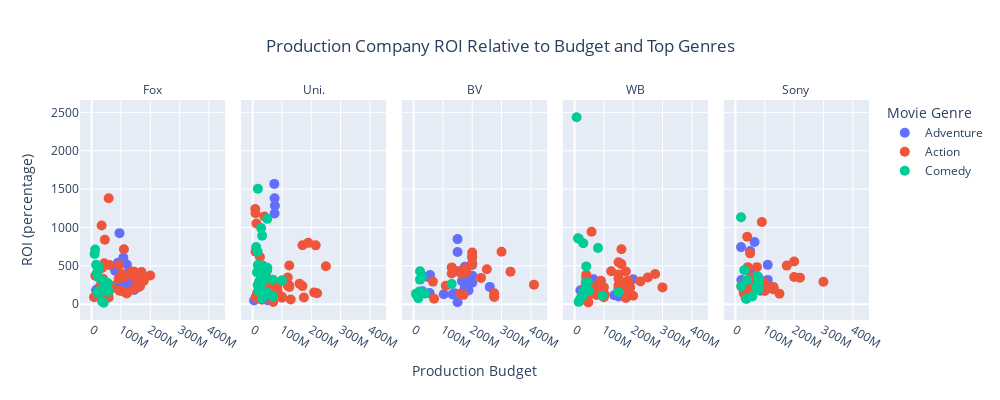

The code cell stored with this chart in its notebook:
### Markdown cell above
The last visualization will be a scatter plot. To create the visual will again utilize our top_genres data frame but will now visualize the top production companies, the top genres, and the relationship between movie budgets and ROIs.

### Code cell
#Create a scatter plot with Ploty which highlights the distribution of ROI and production budget
#produced by top genres and top studios
fig = px.scatter(data_frame = top_genres, x="production_budget", y="ROI_(percentage)", color='genre_1',
                facet_col = 'studio',
                title = "Production Company ROI Relative to Budget and Top Genres",
                width=1000, height=400, facet_col_wrap=5,
                labels = {'production_budget': 'Production Budget', 'production_budget': 'Production Budget', 
                          'production_budget': 'Production Budget', 'ROI_(percentage)': 'ROI (percentage)',
                         'genre_1': 'Movie Genre'})
fig.for_each_annotation(lambda a: a.update(text=a.text.split("=")[1]))
fig.update_layout(
    title={
        'y':0.9,
        'x':0.5,
        'xanchor': 'center',
        'yanchor': 'top'})
fig['layout']['xaxis']['title']['text'] = ''
fig['layout']['xaxis2']['title']['text'] = ''
fig['layout']['xaxis4']['title']['text'] = ''
fig['layout']['xaxis5']['title']['text'] = ''
fig.update_traces(marker=dict(size=10),
                  selector=dict(mode='markers'))
fig.show()

### Figure 1 — Plotly figure (JSON) as saved in the notebook; plotly's stock layout.template omitted (floating-point values rounded to 4 significant figures)
{"data": [{"hovertemplate": "Movie Genre=Adventure<br>studio=Fox<br>Production Budget=%{x}<br>ROI (percentage)=%{y}<extra></extra>", "legendgroup": "Adventure", "marker": {"color": "#636efa", "size": 10, "symbol": "circle"}, "mode": "markers", "name": "Adventure", "orientation": "v", "showlegend": true, "type": "scatter", "x": [91000000, 120000000, 15000000, 100000000, 145000000, 155000000, 20000000, 112000000, 90000000, 125000000, 80000000, 95000000, 125000000, 90000000, 135000000, 132000000, 130000000, 99000000, 127000000, 33000000, 90000000, 111000000, 105000000, 108000000, 125000000], "xaxis": "x", "y": [206.4, 517.4, 183.1, 262.8, 186.1, 269.8, 198.4, 207.2, 541.7, 322.0, 436.4, 926.1, 275.3, 223.2, 212.5, 278.0, 379.1, 252.6, 278.5, 230.0, 277.2, 261.1, 383.0, 606.7, 408.7], "yaxis": "y"}, {"hovertemplate": "Movie Genre=Adventure<br>studio=Uni.<br>Production Budget=%{x}<br>ROI (percentage)=%{y}<extra></extra>", "legendgroup": "Adventure", "marker": {"color": "#636efa", "size": 10, "symbol": "circle"}, "mode": "markers", "name": "Adventure", "orientation": "v", "showlegend": false, "type": "scatter", "x": [30000000, 40000000, 40000000, 50000000, 63000000, 76000000, 35000000, 40000000, 74000000, 75000000, 75000000, 5000000], "xaxis": "x2", "y": [363.2, 252.9, 228.6, 52.24, 299.5, 1283.0, 501.0, 391.4, 1568.0, 1182.0, 1380.0, 47.38], "yaxis": "y2"}, {"hovertemplate": "Movie Genre=Adventure<br>studio=BV<br>Production Budget=%{x}<br>ROI (percentage)=%{y}<extra></extra>", "legendgroup": "Adventure", "marker": {"color": "#636efa", "size": 10, "symbol": "circle"}, "mode": "markers", "name": "Adventure", "orientation": "v", "showlegend": false, "type": "scatter", "x": [260000000, 200000000, 45000000, 200000000, 185000000, 150000000, 30000000, 200000000, 103000000, 165000000, 187500000, 175000000, 56200000, 200000000, 55000000, 150000000, 175000000, 170000000, 150000000, 150000000, 175000000, 140000000, 132900000], "xaxis": "x3", "y": [225.6, 534.4, 357.7, 280.1, 299.8, 26.37, 167.2, 371.8, 129.5, 300.9, 178.0, 488.1, 379.2, 510.6, 144.2, 848.3, 456.0, 162.9, 679.6, 425.0, 219.2, 142.6, 128.1], "yaxis": "y3"}, {"hovertemplate": "Movie Genre=Adventure<br>studio=WB<br>Production Budget=%{x}<br>ROI (percentage)=%{y}<extra></extra>", "legendgroup": "Adventure", "marker": {"color": "#636efa", "size": 10, "symbol": "circle"}, "mode": "markers", "name": "Adventure", "orientation": "v", "showlegend": false, "type": "scatter", "x": [65000000, 20000000, 80000000, 135000000, 25000000, 150000000, 200000000, 70000000, 80000000], "xaxis": "x4", "y": [325.8, 181.3, 256.0, 117.0, 84.15, 101.0, 326.1, 261.9, 267.1], "yaxis": "y4"}, {"hovertemplate": "Movie Genre=Adventure<br>studio=Sony<br>Production Budget=%{x}<br>ROI (percentage)=%{y}<extra></extra>", "legendgroup": "Adventure", "marker": {"color": "#636efa", "size": 10, "symbol": "circle"}, "mode": "markers", "name": "Adventure", "orientation": "v", "showlegend": false, "type": "scatter", "x": [110000000, 58000000, 85000000, 55000000, 19000000, 78000000, 110000000, 60000000, 25000000, 20000000, 50000000, 50000000, 65000000, 35000000], "xaxis": "x5", "y": [512.5, 274.0, 176.1, 247.5, 743.9, 351.8, 316.9, 329.3, 209.7, 313.8, 433.1, 694.3, 810.9, 266.5], "yaxis": "y5"}, {"hovertemplate": "Movie Genre=Action<br>studio=Fox<br>Production Budget=%{x}<br>ROI (percentage)=%{y}<extra></extra>", "legendgroup": "Action", "marker": {"color": "#EF553B", "size": 10, "symbol": "circle"}, "mode": "markers", "name": "Action", "orientation": "v", "showlegend": true, "type": "scatter", "x": [110000000, 95000000, 135000000, 58000000, 12500000, 160000000, 55000000, 93000000, 45000000, 40000000, 115000000, 58000000, 32000000, 120000000, 140000000, 65000000, 92000000, 67500000, 165000000, 35000000, 145000000, 135000000, 34000000, 200000000, 38000000, 170000000, 140000000, 42000000, 43000000, 35000000, 69000000, 178000000, 152000000, 61000000, 34000000, 8000000, 104000000, 110000000], "xaxis": "x", "y": [161.1, 174.4, 424.5, 86.84, 371.0, 222.1, 122.1, 506.4, 839.6, 318.1, 362.1, 1381.0, 257.3, 139.9, 191.7, 241.5, 330.7, 203.7, 232.8, 471.7, 423.9, 394.8, 1024.0, 373.9, 333.1, 418.0, 369.7, 137.7, 534.3, 234.8, 211.5, 304.8, 322.1, 509.1, 112.8, 91.23, 393.1, 715.2], "yaxis": "y"}, {"hovertemplate": "Movie Genre=Action<br>studio=Uni.<br>Production Budget=%{x}<br>ROI (percentage)=%{y}<extra></extra>", "legendgroup": "Action", "marker": {"color": "#EF553B", "size": 10, "symbol": "circle"}, "mode": "markers", "name": "Action", "orientation": "v", "showlegend": false, "type": "scatter", "x": [28000000, 215000000, 85000000, 130000000, 160000000, 70000000, 100000000, 210000000, 32000000, 40000000, 125000000, 15000000, 61000000, 175000000, 25000000, 38000000, 220000000, 10000000, 120000000, 25000000, 10000000, 100000000, 125000000, 85000000, 45000000, 28000000, 170000000, 50000000, 70000000, 190000000, 40000000, 40000000, 9000000, 50000000, 10000000, 120000000, 250000000, 170000000, 125000000, 13000000], "xaxis": "x2", "y": [221.8, 766.9, 177.0, 60.83, 266.0, 314.6, 97.52, 153.6, 56.86, 374.5, 224.3, 146.8, 217.2, 86.7, 614.9, 249.4, 142.5, 86.3, 239.9, 393.6, 682.6, 85.29, 504.1, 245.3, 365.9, 225.5, 235.9, 444.8, 28.09, 799.3, 312.1, 1144.0, 1239.0, 271.1, 1185.0, 346.8, 493.9, 768.1, 243.3, 1051.0], "yaxis": "y2"}, {"hovertemplate": "Movie Genre=Action<br>studio=BV<br>Production Budget=%{x}<br>ROI (percentage)=%{y}<extra></extra>", "legendgroup": "Action", "marker": {"color": "#EF553B", "size": 10, "symbol": "circle"}, "mode": "markers", "name": "Action", "orientation": "v", "showlegend": false, "type": "scatter", "x": [275000000, 110000000, 130000000, 160000000, 275000000, 165000000, 410600000, 200000000, 180000000, 230000000, 200000000, 170000000, 170000000, 150000000, 170000000, 70000000, 165000000, 66000000, 330600000, 250000000, 180000000, 200000000, 200000000, 275000000, 300000000, 130000000], "xaxis": "x3", "y": [102.8, 239.9, 399.1, 136.2, 94.55, 409.9, 254.7, 607.7, 421.4, 342.7, 674.1, 420.2, 121.5, 429.7, 453.5, 70.36, 395.2, 294.2, 424.4, 456.0, 470.5, 621.3, 524.6, 143.0, 682.7, 479.3], "yaxis": "y3"}, {"hovertemplate": "Movie Genre=Action<br>studio=WB<br>Production Budget=%{x}<br>ROI (percentage)=%{y}<extra></extra>", "legendgroup": "Action", "marker": {"color": "#EF553B", "size": 10, "symbol": "circle"}, "mode": "markers", "name": "Action", "orientation": "v", "showlegend": false, "type": "scatter", "x": [150000000, 25000000, 225000000, 180000000, 300000000, 75000000, 80000000, 47000000, 200000000, 100000000, 85000000, 60000000, 275000000, 90000000, 102000000, 160000000, 37000000, 175000000, 100000000, 150000000, 40000000, 35000000, 160000000, 125000000, 60000000, 179000000, 178000000, 150000000, 190000000, 150000000, 175000000, 100000000, 40000000, 58000000, 50000000, 100000000, 18000000, 250000000, 185000000, 50000000, 178000000, 150000000], "xaxis": "x4", "y": [547.4, 119.5, 296.9, 193.8, 218.6, 119.7, 198.4, 23.45, 109.8, 139.7, 133.0, 173.5, 394.3, 303.9, 128.1, 522.2, 151.1, 426.3, 89.69, 246.7, 340.3, 203.2, 716.8, 428.5, 229.3, 101.7, 208.2, 203.5, 216.3, 386.2, 79.79, 220.8, 382.4, 943.7, 133.9, 103.0, 42.67, 347.0, 303.3, 119.2, 297.5, 333.2], "yaxis": "y4"}, {"hovertemplate": "Movie Genre=Action<br>studio=Sony<br>Production Budget=%{x}<br>ROI (percentage)=%{y}<extra></extra>", "legendgroup": "Action", "marker": {"color": "#EF553B", "size": 10, "symbol": "circle"}, "mode": "markers", "name": "Action", "orientation": "v", "showlegend": false, "type": "scatter", "x": [55000000, 130000000, 220000000, 110000000, 45000000, 200000000, 40000000, 42000000, 100000000, 100000000, 35000000, 28000000, 42000000, 60000000, 130000000, 49000000, 200000000, 73000000, 90000000, 175000000, 90000000, 50000000, 38000000, 150000000, 300000000, 75000000, 20000000, 35000000, 38000000, 77000000, 35000000], "xaxis": "x5", "y": [350.7, 223.6, 344.5, 208.3, 301.8, 555.3, 879.4, 482.9, 278.7, 170.9, 89.69, 146.3, 174.4, 189.1, 193.5, 214.3, 354.5, 482.6, 271.2, 503.0, 1072.0, 662.7, 293.0, 137.0, 293.2, 292.7, 231.3, 82.06, 283.3, 247.3, 216.8], "yaxis": "y5"}, {"hovertemplate": "Movie Genre=Comedy<br>studio=Fox<br>Production Budget=%{x}<br>ROI (percentage)=%{y}<extra></extra>", "legendgroup": "Comedy", "marker": {"color": "#00cc96", "size": 10, "symbol": "circle"}, "mode": "markers", "name": "Comedy", "orientation": "v", "showlegend": true, "type": "scatter", "x": [30000000, 20000000, 48000000, 25000000, 41000000, 15000000, 55000000, 25000000, 50000000, 50000000, 18000000, 20000000, 22000000, 58000000, 35000000, 12000000, 38000000, 10000000, 22000000], "xaxis": "x", "y": [180.2, 150.8, 234.6, 483.3, 18.74, 513.0, 276.9, 155.0, 237.5, 179.8, 409.4, 407.1, 351.0, 161.5, 37.75, 712.1, 309.0, 655.2, 161.9], "yaxis": "y"}, {"hovertemplate": "Movie Genre=Comedy<br>studio=Uni.<br>Production Budget=%{x}<br>ROI (percentage)=%{y}<extra></extra>", "legendgroup": "Comedy", "marker": {"color": "#00cc96", "size": 10, "symbol": "circle"}, "mode": "markers", "name": "Comedy", "orientation": "v", "showlegend": false, "type": "scatter", "x": [22000000, 100000000, 30000000, 19000000, 32500000, 52000000, 70000000, 30000000, 50000000, 50000000, 32500000, 30000000, 17000000, 18000000, 17000000, 12000000, 21000000, 68000000, 29000000, 29000000, 35000000, 28000000, 18000000, 15000000, 35000000, 17000000, 45000000], "xaxis": "x2", "y": [291.6, 310.7, 205.4, 171.7, 891.2, 146.1, 100.8, 204.8, 473.6, 1112.0, 74.34, 353.4, 682.6, 1505.0, 428.4, 744.2, 447.8, 319.4, 271.2, 991.8, 403.2, 503.2, 511.6, 411.9, 310.7, 250.0, 412.7], "yaxis": "y2"}, {"hovertemplate": "Movie Genre=Comedy<br>studio=BV<br>Production Budget=%{x}<br>ROI (percentage)=%{y}<extra></extra>", "legendgroup": "Comedy", "marker": {"color": "#00cc96", "size": 10, "symbol": "circle"}, "mode": "markers", "name": "Comedy", "orientation": "v", "showlegend": false, "type": "scatter", "x": [20000000, 40000000, 8000000, 28000000, 16000000, 22000000, 22000000, 130000000], "xaxis": "x3", "y": [164.2, 138.1, 134.5, 362.1, 78.86, 320.6, 428.5, 262.7], "yaxis": "y3"}, {"hovertemplate": "Movie Genre=Comedy<br>studio=WB<br>Production Budget=%{x}<br>ROI (percentage)=%{y}<extra></extra>", "legendgroup": "Comedy", "marker": {"color": "#00cc96", "size": 10, "symbol": "circle"}, "mode": "markers", "name": "Comedy", "orientation": "v", "showlegend": false, "type": "scatter", "x": [35000000, 14000000, 38000000, 150000000, 45000000, 80000000, 12000000, 40000000, 30000000, 27500000, 95000000, 20000000, 7000000, 50000000, 40000000, 14500000, 40000000, 40000000, 30000000], "xaxis": "x4", "y": [186.0, 30.64, 278.7, 158.8, 284.4, 733.1, 858.6, 174.5, 154.8, 113.3, 110.4, 73.86, 2436.0, 172.5, 264.9, 852.8, 492.8, 266.3, 793.7], "yaxis": "y4"}, {"hovertemplate": "Movie Genre=Comedy<br>studio=Sony<br>Production Budget=%{x}<br>ROI (percentage)=%{y}<extra></extra>", "legendgroup": "Comedy", "marker": {"color": "#00cc96", "size": 10, "symbol": "circle"}, "mode": "markers", "name": "Comedy", "orientation": "v", "showlegend": false, "type": "scatter", "x": [79000000, 80000000, 57500000, 37000000, 19000000, 75000000, 30000000, 40000000, 70000000, 80000000, 20000000], "xaxis": "x5", "y": [190.5, 213.5, 101.0, 68.61, 1134.0, 363.0, 443.6, 315.2, 226.7, 308.8, 234.2], "yaxis": "y5"}], "layout": {"annotations": [{"font": {}, "showarrow": false, "text": "Fox", "x": 0.092, "xanchor": "center", "xref": "paper", "y": 1, "yanchor": "bottom", "yref": "paper"}, {"font": {}, "showarrow": false, "text": "Uni.", "x": 0.296, "xanchor": "center", "xref": "paper", "y": 1, "yanchor": "bottom", "yref": "paper"}, {"font": {}, "showarrow": false, "text": "BV", "x": 0.5, "xanchor": "center", "xref": "paper", "y": 1, "yanchor": "bottom", "yref": "paper"}, {"font": {}, "showarrow": false, "text": "WB", "x": 0.704, "xanchor": "center", "xref": "paper", "y": 1, "yanchor": "bottom", "yref": "paper"}, {"font": {}, "showarrow": false, "text": "Sony", "x": 0.908, "xanchor": "center", "xref": "paper", "y": 1, "yanchor": "bottom", "yref": "paper"}], "height": 400, "legend": {"title": {"text": "Movie Genre"}, "tracegroupgap": 0}, "title": {"text": "Production Company ROI Relative to Budget and Top Genres", "x": 0.5, "xanchor": "center", "y": 0.9, "yanchor": "top"}, "width": 1000, "xaxis": {"anchor": "y", "domain": [0, 0.184], "title": {"text": ""}}, "xaxis2": {"anchor": "y2", "domain": [0.204, 0.388], "matches": "x", "title": {"text": ""}}, "xaxis3": {"anchor": "y3", "domain": [0.408, 0.592], "matches": "x", "title": {"text": "Production Budget"}}, "xaxis4": {"anchor": "y4", "domain": [0.612, 0.796], "matches": "x", "title": {"text": ""}}, "xaxis5": {"anchor": "y5", "domain": [0.816, 1], "matches": "x", "title": {"text": ""}}, "yaxis": {"anchor": "x", "domain": [0, 1], "title": {"text": "ROI (percentage)"}}, "yaxis2": {"anchor": "x2", "domain": [0, 1], "matches": "y", "showticklabels": false}, "yaxis3": {"anchor": "x3", "domain": [0, 1], "matches": "y", "showticklabels": false}, "yaxis4": {"anchor": "x4", "domain": [0, 1], "matches": "y", "showticklabels": false}, "yaxis5": {"anchor": "x5", "domain": [0, 1], "matches": "y", "showticklabels": false}}}
